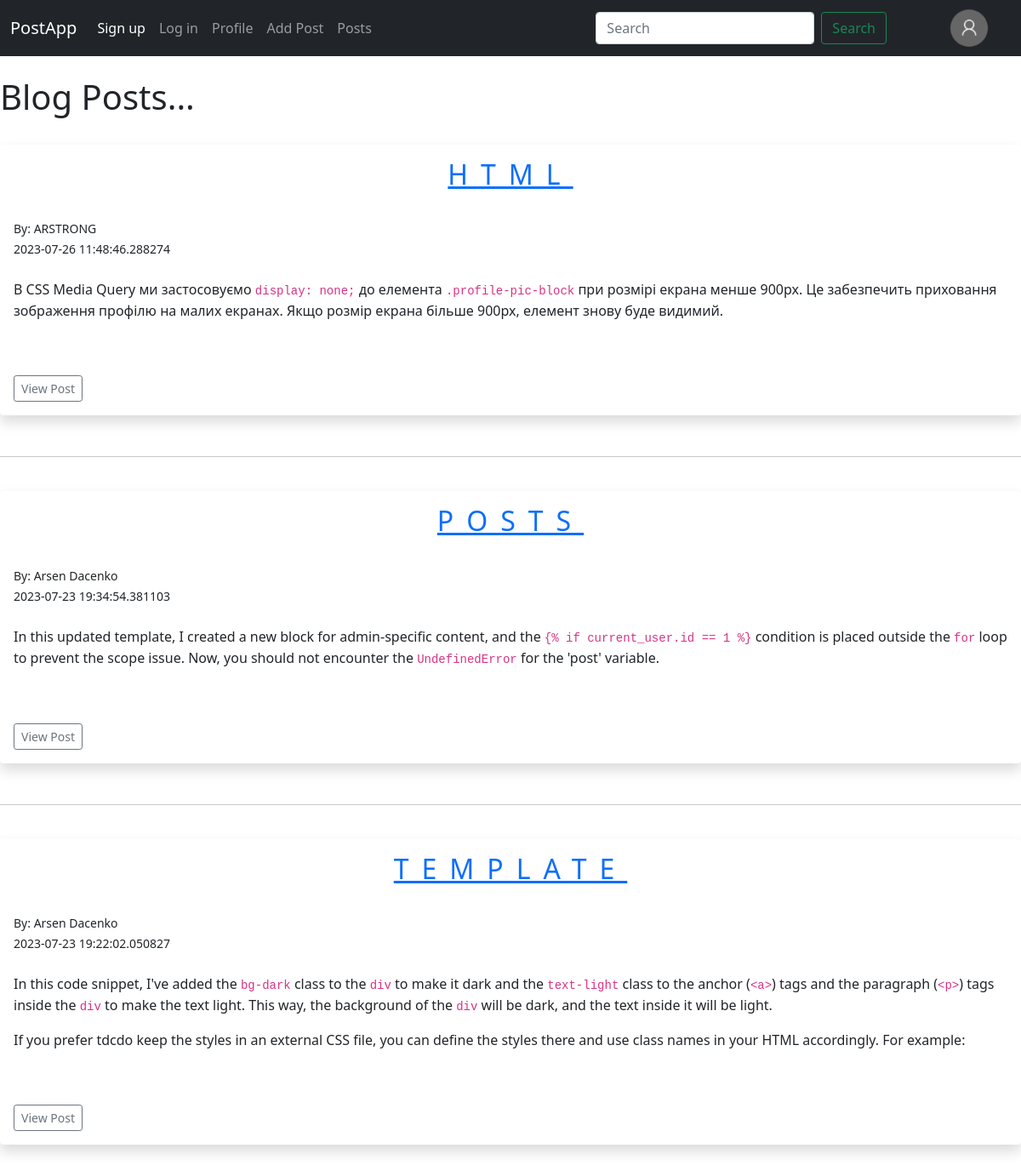
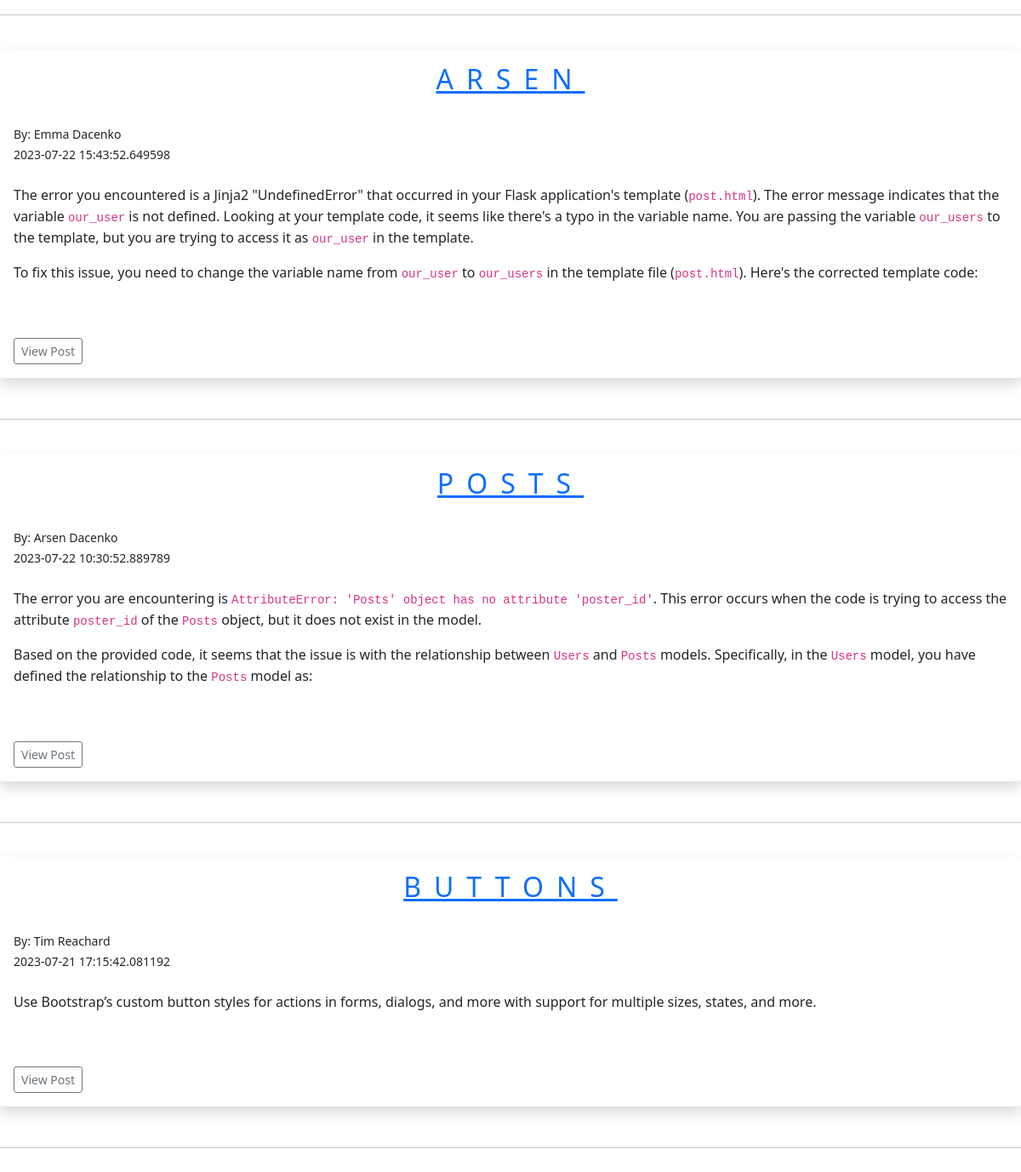
The page /posts on the database its author committed (2 pictures, top to bottom).
### app.py (models this page shows, shortened)
class Posts(db.Model):
    id = db.Column(db.Integer, primary_key=True)
    title = db.Column(db.String(255))
    content = db.Column(db.Text)
    date_added = db.Column(db.DateTime, default=datetime.utcnow)
    user_id = db.Column(db.Integer, db.ForeignKey('users.id'))

class Users(db.Model, UserMixin):
    id = db.Column(db.Integer, primary_key=True)
    username = db.Column(db.String(30), nullable=False, unique=True)
    email = db.Column(db.String(120), nullable=False, unique=True)
    date_added =db.Column(db.DateTime, default=datetime.utcnow)
    profile_pic = db.Column(db.String(), nullable=True)
    password_hash = db.Column(db.String(128))
    posts = db.relationship('Posts', backref='poster')
    @property
    def password(self):
        raise AttributeError('passwod is not a readable!')

### app.py (the view)
@app.route('/posts')
def posts():
    posts = Posts.query.order_by(Posts.date_added.desc()).all()
    return render_template("posts.html", posts=posts)

### app.py
class SearchForm(FlaskForm):
    searched = StringField("Searched", validators=[DataRequired()])
    search_by_id = IntegerField("Search by ID")
    submit = SubmitField("Submit")

### app.py (called while the page is built)
@app.context_processor
def base():
    form = SearchForm()
    return dict(form=form)

### templates/posts.html (shortened to what this page needs)
{% extends 'base.html' %}
{% block content %}
<br>
<h1>Blog Posts...</h1>
<br>
{%  for post in posts %}
<div class="shadow p-3 mb-5 bg-body rounded">
        <h2><a href="{{ url_for('post', id=post.id) }}">{{  post.title }}</a></h2><br>
        <small>By: {{  post.poster.username }}<br>
        {{  post.date_added }}</small>
        <br>
        <br>
        {{  post.content | safe }}<br> <br>
        <a href="{{ url_for('post', id=post.id) }}" class="btn btn-outline-secondary btn-sm">View Post</a>
</div>
<hr><br>
{% endfor %}
{% endblock %}

### templates/base.html (shortened to what this page needs)
<!DOCTYPE html>
<html lang="en">
<head>
    <link href="{{ url_for('static', filename='CSS/style.css') }}" rel="stylesheet">
    <link href="https://cdn.jsdelivr.net/npm/bootstrap@5.0.2/dist/css/bootstrap.min.css" rel="stylesheet">
</head>
<body>
  {% include 'navbar.html' %}
  <div>
      {% block content %}
      {% endblock %}
  </div>
</body>
</html>

### templates/navbar.html (shortened to what this page needs)
<nav class="navbar navbar-expand-lg navbar-dark bg-dark">
    <div class="container-fluid">
      <a class="navbar-brand" href="{{ url_for('index') }}">PostApp</a>
      <div class="collapse navbar-collapse" id="navbarSupportedContent">
        <ul class="navbar-nav me-auto mb-2 mb-lg-0">
          {% if username == current_user.username %}
            <li class="nav-item">
              <a class="nav-link active" aria-current="page" href="{{ url_for('registration') }}">Sign up</a>
            </li>
            <li class="nav-item">
              <a class="nav-link" href="{{ url_for('login') }}">Log in</a>
            </li>
          {% endif %}
          <li class="nav-item">
            <a class="nav-link" href="{{ url_for('dashboard') }}">Profile</a>
          </li>
          {% if current_user.id == 1 %}
            <li class="nav-item">
              <a class="nav-link" href="{{ url_for('admin') }}">Admin</a>
            </li>
            <li class="nav-item">
              <a class="nav-link" href="{{ url_for('add_post') }}">Add Post</a>
            </li>
            <li class="nav-item">
              <a class="nav-link" href="{{ url_for('posts') }}">Posts</a>
            </li>
          {% else %}
            <li class="nav-item">
              <a class="nav-link" href="{{ url_for('add_post') }}">Add Post</a>
            </li>
            <li class="nav-item">
              <a class="nav-link" href="{{ url_for('posts') }}">Posts</a>
            </li>
          {% endif %}
        </ul>
        <form method="post" action="{{ url_for('search') }}" class="d-flex">
          <input class="form-control me-2" type="search" placeholder="Search" aria-label="Search" name="searched">
          <button class="btn btn-outline-success me-5" type="submit">Search</button>
        </form>
        <br>
        <div class="nav-item mx-4 profile-pic-block">
          {% if current_user.profile_pic %}
              <img class="profile-pic" src="{{ url_for('static', filename='imeges/' + current_user.profile_pic) }}" width="50" height="50">
          {% else %}
              <img src="{{ url_for('static', filename='imeges/defaulticondds.png') }}" width="50">
          {% endif %}
      </div>
    </div>
</nav>

### static/CSS/style.css (style rules this page uses)
body { padding: 0; margin: 0; }
.navbar { position: fixed; margin-bottom: 0; }
h2 { position: relative; font-size: 6em; letter-spacing: 15px; color: #0e3742; text-transform: uppercase; text-align: center; margin-top: 30px; line-height: 0.70em; outline: none; animation: animate 4s linear infinite; }
.navbar { z-index: 1000; }

### rows shown on the page
Posts: title "HTML", poster.username "ARSTRONG", date_added "2023-07-26 11:48:46.288274", content "В CSS Media Query ми застосовуємо display: none; до елемента .profile-pic-block при розмірі екрана менше 900px. Це забезпечить приховання зображення профілю на малих екранах. Якщо розмір екрана більше 900px, елемент знову буде видимий."
Posts: title "POSTS", poster.username "Arsen Dacenko", date_added "2023-07-23 19:34:54.381103", content "In this updated template, I created a new block for admin-specific content, and the {% if current_user.id == 1 %} condition is placed outside the for loop to prevent the scope issue. Now, you should not encounter the UndefinedError for the 'post' variable."
Posts: title "TEMPLATE", poster.username "Arsen Dacenko", date_added "2023-07-23 19:22:02.050827", content "In this code snippet, I've added the bg-dark class to the div to make it dark and the text-light class to the anchor ( <a> ) tags and the paragraph ( <p> ) tags inside the div to make the text light. This way, the background of the div will be dark, and the text inside it will be light. If you prefer tdcdo keep the styles in an external CSS file, you can define the styles there and use class names in your HTML accordingly. For example:"
Posts: title "ARSEN", poster.username "Emma Dacenko", date_added "2023-07-22 15:43:52.649598", content "The error you encountered is a Jinja2 \"UndefinedError\" that occurred in your Flask application's template ( post.html ). The error message indicates that the variable our_user is not defined. Looking at your template code, it seems like there's a typo in the variable name. You are passing the variable our_users to the template, but you are trying to access it as our_user in the template. To fix this issue, you need to change the variable name from our_user to our_users in the template file ( post.html ). Here's the corrected template code:"
Posts: title "POSTS", poster.username "Arsen Dacenko", date_added "2023-07-22 10:30:52.889789", content "The error you are encountering is AttributeError: 'Posts' object has no attribute 'poster_id' . This error occurs when the code is trying to access the attribute poster_id of the Posts object, but it does not exist in the model. Based on the provided code, it seems that the issue is with the relationship between Users and Posts models. Specifically, in the Users model, you have defined the relationship to the Posts model as:"
Posts: title "BUTTONS", poster.username "Tim Reachard", date_added "2023-07-21 17:15:42.081192", content "Use Bootstrap’s custom button styles for actions in forms, dialogs, and more with support for multiple sizes, states, and more."
